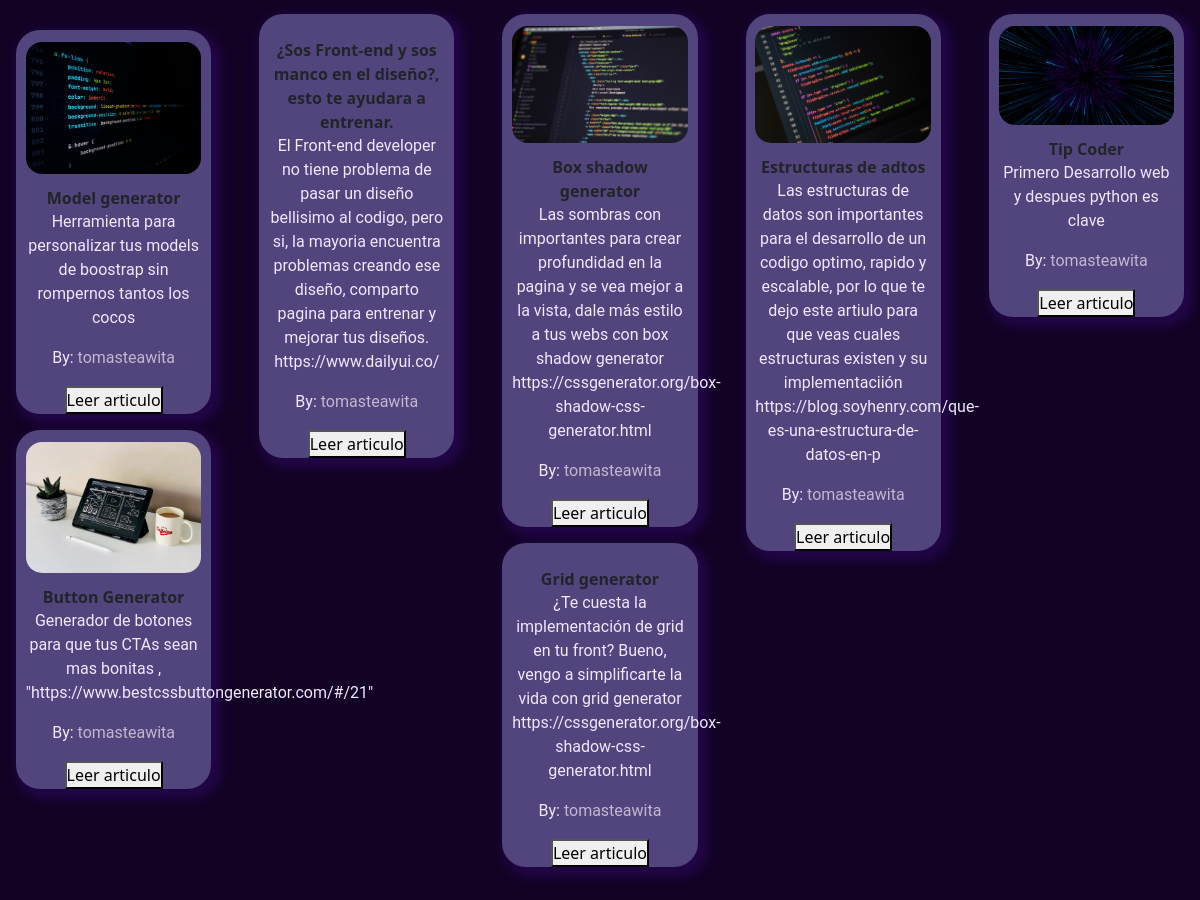
Before: / (middle part) with the older database file.
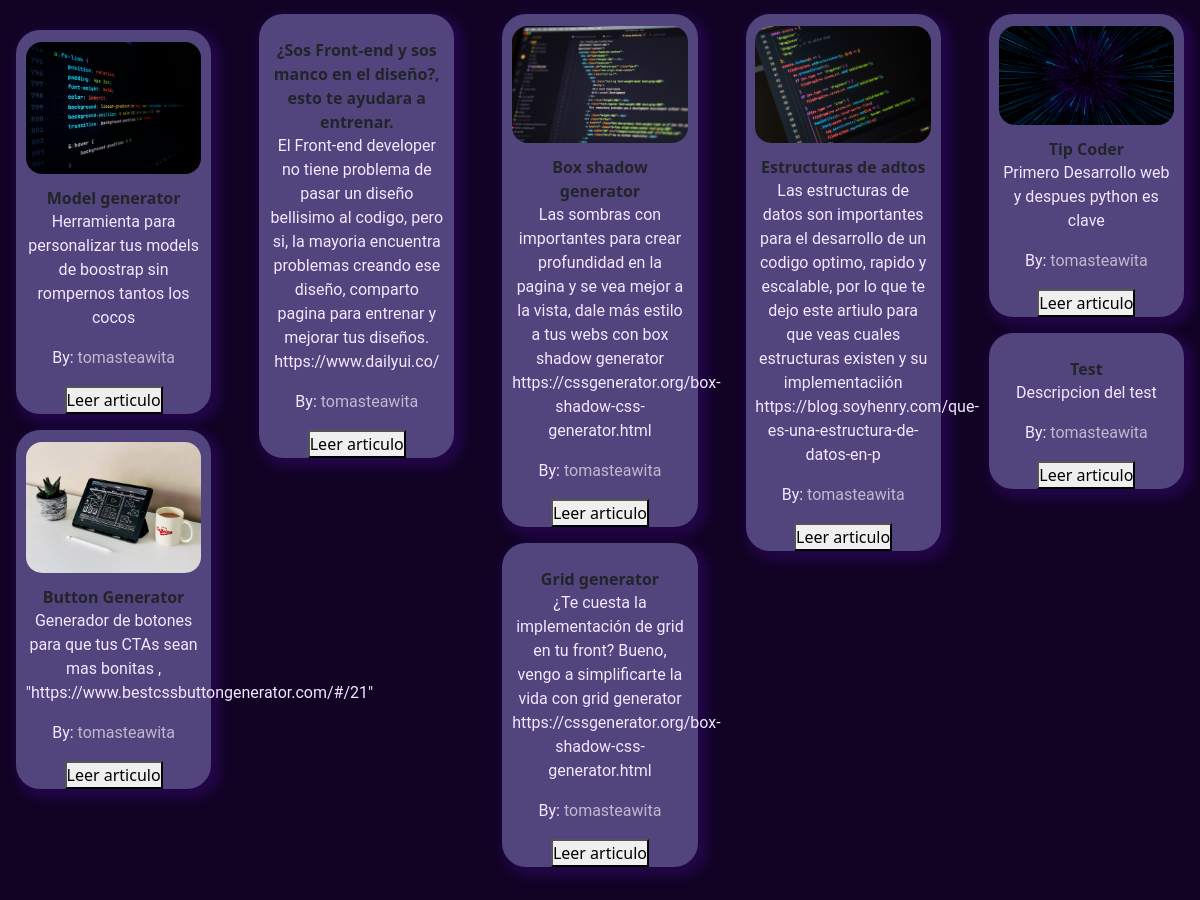
After: the same page with the newer database file.
### app/models.py (models this page shows)
class Post(models.Model):
    title = models.CharField(max_length=75)
    description = models.CharField(max_length=256)
    image = models.ImageField(upload_to='image')
    user = models.CharField(max_length=100)
    category = models.CharField(max_length=100)

### app/views.py (the view)
# urls.py: path('',index,name="index"),
def index(request):
    posts = Post.objects.all()
    context = {'posts': posts}
    return render(request, 'index.html',context=context)

### app/templates/index.html (shortened to what this page needs)
{% extends 'main.html' %}
{% load static %}
{% block main %}
    <main class="index">
        <section class="view-post">
            {% for post in posts %}
                <article class="Tcard">
                    <img src="{{post.image.url}}" alt="">
                    <div>
                        <strong>{{post.title}}</strong>
                        <p>
                            {{post.description}}
                        </p>
                        <p>
                            <span>By: </span><a href="">{{post.user}}</a>
                        </p>
                    </div>
                    <button>
                        Leer articulo
                    </button>
                </article>
            {% endfor %}
        </section>
    </main>
{% endblock  %}

### app/templates/main.html (shortened to what this page needs)
{% extends 'tomasteawita/templates/base.html' %}
{% load static %}

### tomasteawita/templates/base.html (shortened to what this page needs)
<!doctype html>
{% load static%}
<html lang="en">
  <head>
    <link href="https://cdn.jsdelivr.net/npm/bootstrap@5.2.2/dist/css/bootstrap.min.css" rel="stylesheet">
    <link rel="stylesheet" href="{% static 'css/style.css' %}">
    <link rel="stylesheet" href="https://cdn.jsdelivr.net/npm/bootstrap-icons@1.9.1/font/bootstrap-icons.css">
</head>
  <body>
    {% block  main %}{% endblock  %}
  </body>
</html>

### tomasteawita/static/css/style.css (style rules this page uses)
*, *:before, *:after { box-sizing: border-box; margin: 0; padding: 0; }
body { background-color: #120325; }
a { text-decoration: none; color: #C2B8D0; }
main { z-index: 10; }
p, label { color: #F1E7FF; font-family: "Roboto", "Quicksand", sans-serif; }
.view-post { margin: 1rem auto; width: 100%; max-width: 1775px; column-count: 5; }
.view-post .Tcard { break-inside: avoid; page-break-inside: avoid; margin: 16px; }
.view-post .Tcard img { width: 90%; }
.Tcard { text-align: center; border-radius: 24px; background: #52447d; display: flex; flex-direction: column; align-items: center; box-shadow: 5px 5px 10px 5px #210646; -webkit-box-shadow: 5px 5px 10px 5px #210646; -moz-box-shadow: 5px 5px 10px 5px #210646; }
.Tcard img { border-radius: 16px; margin: 12px auto; }
.Tcard div { width: 90%; }

Changed rows visible on the page:
added Post: title "Test", description "Descripcion del test", user "tomasteawita"
